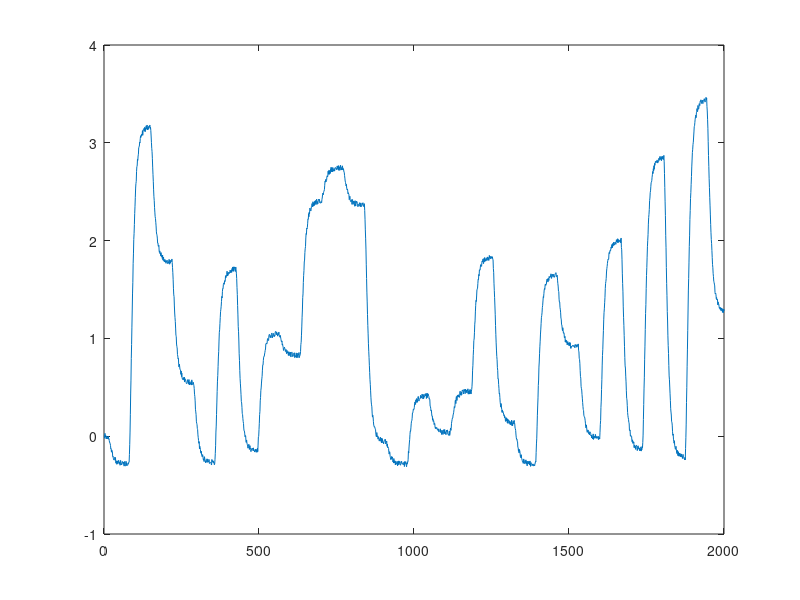

Recreate this plot in MATLAB. (Note: this script raises an error after producing the figure.)
% clear all
dane_ucz = importdata("danedynucz37.txt");
dane_wer = importdata("danedynwer37.txt");

y_ucz = dane_ucz(:,2);
u_ucz = dane_ucz(:,1);

y_wer = dane_wer(:,2);
u_wer = dane_wer(:,1);

%Zmienne 
n = 7; %rząd dynamiki
s = 10; %rząd wielomianu


kmax = length(y_ucz);
kmin = 1+n;

%Tworzenie macierzy M
M=ones(length(dane_ucz)-n, 2*n*s);
for i=1:n
    for j=1:s
        M(:,s*i-s+j)= u_ucz((n-(i-1)):(kmax-i),1).^j;
        M(:,s*i-s+j+n*s)=y_ucz((n-(i-1)):(kmax-i),1).^j;
    end
end


%Obliczenie parametrów modelu
Y = y_ucz(n+1:kmax,:);
W = M \ Y;



y_ucz_rek = zeros(kmax,1);
y_wer_rek = zeros(kmax,1);

M_ucz_no_rek = zeros(kmax,1);
M_wer_no_rek = zeros(kmax,1);
M_ucz_rek = zeros(kmax,1);
M_wer_rek = zeros(kmax,1);


%iniclalizacja pierwszych wyrazów
for i = 1:n
   y_ucz_rek(i) = y_ucz(i);
   y_wer_rek(i) = y_wer(i);
end


%Liczenie wartości modelu
i_u = 1;
i_y = 1;
for k = kmin:kmax
   for nk = 1:n
        for sk = 1:s
            M_ucz_no_rek(k,i_u) = u_ucz(k-nk)^sk;
            M_wer_no_rek(k,i_u) = u_wer(k-nk)^sk;
            M_ucz_rek(k,i_u) = u_ucz(k-nk)^sk;
            M_wer_rek(k,i_u) = u_wer(k-nk)^sk;
            i_u = i_u + 1;
        end
   end 
   for nk = 1:n
        for sk = 1:s
            M_ucz_no_rek(k,i_y+n*s) = y_ucz(k-nk)^sk;
            M_wer_no_rek(k,i_y+n*s) = y_wer(k-nk)^sk;
            M_ucz_rek(k,i_y+n*s) = y_ucz_rek(k-nk)^sk;
            M_wer_rek(k,i_y+n*s) = y_wer_rek(k-nk)^sk;
            i_y = i_y + 1;
        end
   end
   i_u = 1;
   i_y = 1;
   y_ucz_rek(k) = M_ucz_rek(k,:)* W;
   y_wer_rek(k) = M_wer_rek(k,:)* W;
end
y_ucz_no_rek =  M_ucz_no_rek * W;
y_wer_no_rek = M_wer_no_rek * W;


%Liczenie błędu uczącego
Y = y_ucz(n+1:kmax,:);
error_ucz_rek = (norm(y_ucz_rek(n+1:kmax,:)-Y()))^2
error_ucz_no_rek = (norm(y_ucz_no_rek(n+1:kmax,:)-Y()))^2

% %Liczenie błędy weryfikacyjnego
Y_wer = y_wer(n+1:kmax,:);
error_wer_rek = (norm(y_wer_rek(n+1:kmax,:)-Y_wer()))^2
error_wer_no_rek = (norm(y_wer_no_rek(n+1:kmax,:)-Y_wer()))^2


%Wykres dane uczące
figure;
plot(y_ucz);
hold on;
title("Wyjście modelu nieliniowego na tle danych uczących," + ...
    " Rząd = "+ n + newline + "Stopień = " +s+  " Błąd rekurencji = " + error_ucz_rek + "   Błąd bez rekurencji = " + error_ucz_no_rek);
xlabel("k");
ylabel("");
plot(y_ucz_no_rek, 'Color',[1.0 0.0 0.2]);
plot(y_ucz_rek,'Color',[0.0 0.4 0.2]);
legend("Wyjście danych uczących", "Model bez rekurencji", "Model z rekurencją", 'Location','best');
hold off;
name1 = "przebieg_na_tle_danych_ucz_rz_"+n+"_st_"+s;
% print(name1,'-dpng','-r400');


%Wykres dane weryfikujące
figure;
plot(y_wer);
hold on;
title("Wyjście modelu nieliniowego na tle danych weryfikujących," + ...
    " Rząd = "+ n + newline + "Stopień = " + s + " Błąd rekurencji = " + error_wer_rek + "   Błąd bez rekurencji = " + error_wer_no_rek);
xlabel("k");
ylabel("");
plot(y_wer_no_rek,'Color',[1.0 0.0 0.2]);
plot(y_wer_rek,'Color',[0.0 0.4 0.2]);
legend("Wyjście danych weryfikujących", "Model bez rekurencji", "Model z rekurencją", 'Location','best');
hold off;
name2 = "przebieg_na_tle_danych_wer_rz_"+n+"_st_"+s;
% print(name2,'-dpng','-r400');

